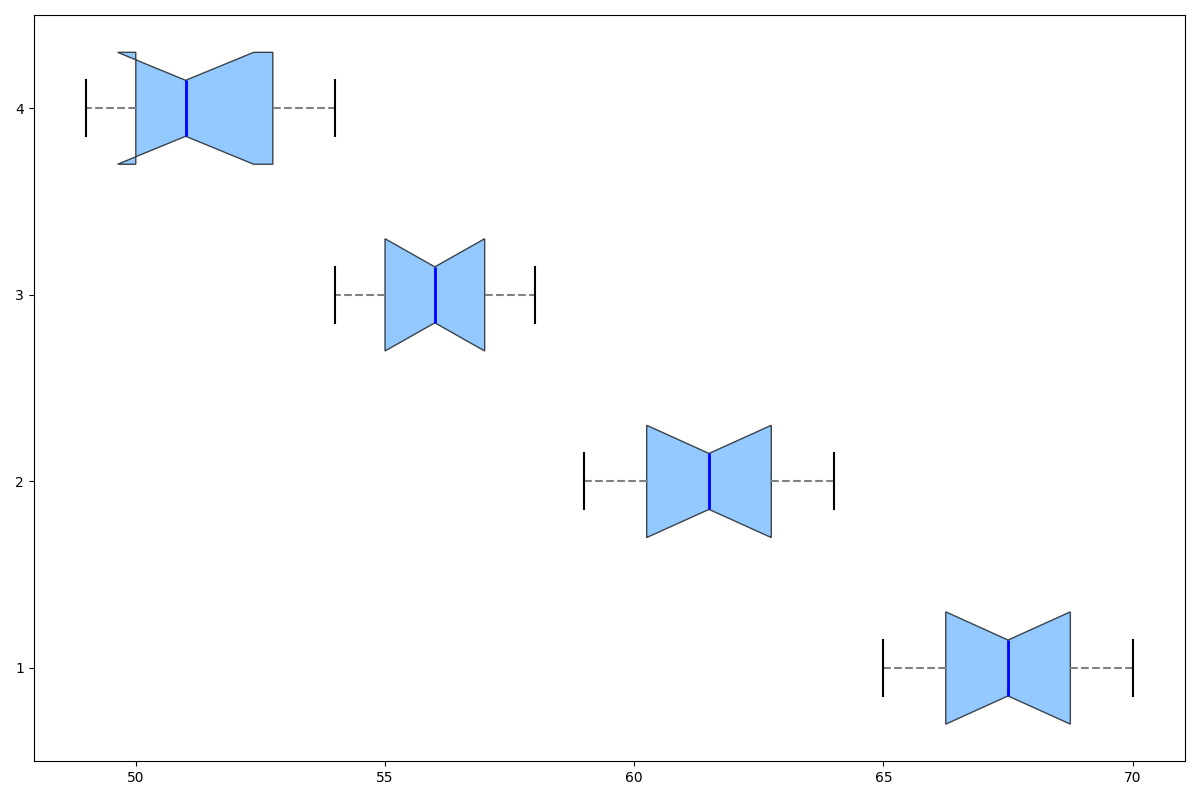

Here is the Python script that generated this plot:
import matplotlib.pyplot as plt
import numpy as np

teens_hydration = [66, 67, 68, 65, 70, 69, 68, 67, 66, 69]
young_adults_hydration = [60, 62, 61, 59, 63, 64, 62, 61, 60, 63]
adults_hydration = [55, 56, 58, 54, 57, 56, 55, 58, 54, 57]
seniors_hydration = [50, 52, 51, 49, 53, 54, 51, 50, 49, 53]

data = [teens_hydration, young_adults_hydration, adults_hydration, seniors_hydration]

fig, ax = plt.subplots(figsize=(12, 8))

# Create the horizontal box plot
boxplot = ax.boxplot(data, patch_artist=True, vert=False, notch=True, widths=0.6)

# Apply a single color to all box plots
single_color = '#66B3FF'
for patch in boxplot['boxes']:
    patch.set_facecolor(single_color)
    patch.set_alpha(0.7)

# Customizing whiskers, caps, medians, and outliers
plt.setp(boxplot['whiskers'], color='gray', linewidth=1.5, linestyle="--")
plt.setp(boxplot['caps'], color='black', linewidth=1.5)
plt.setp(boxplot['medians'], color='blue', linewidth=2)
plt.setp(boxplot['fliers'], marker='o', color='red', alpha=0.6)

plt.tight_layout()
plt.show()
